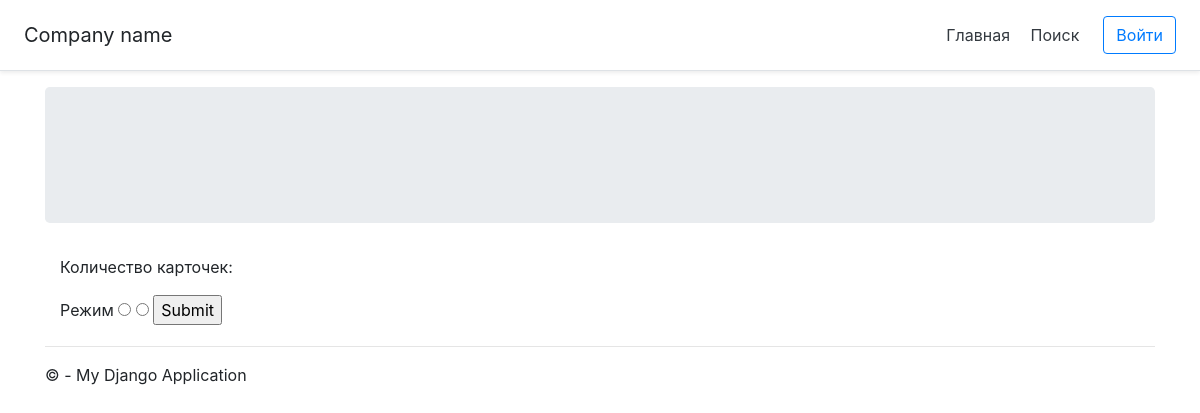
Before: /5/prepare/ with the older database file.
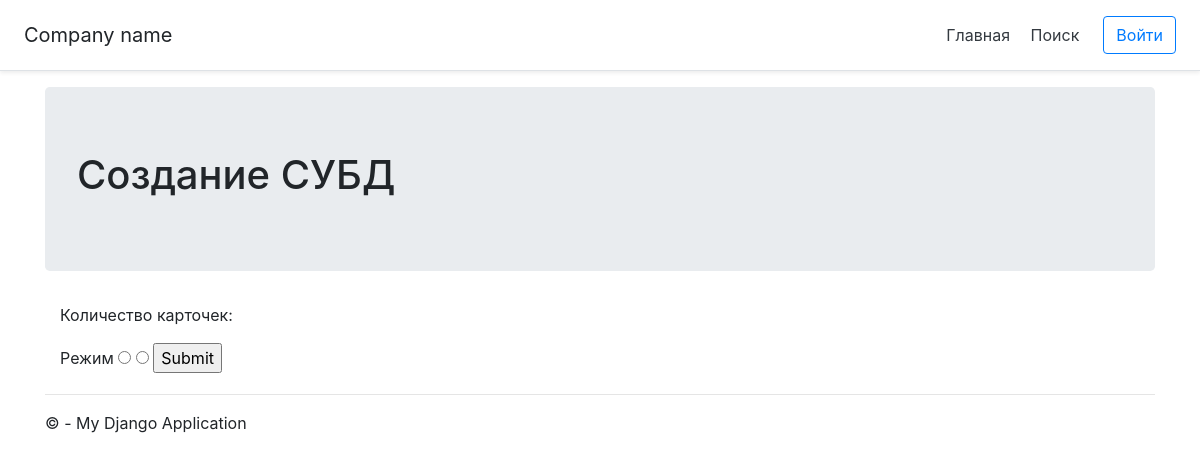
After: the same page with the newer database file.
### app.py (models this page shows, shortened)
class Themes(db.Model):
    id = db.Column(db.Integer, primary_key=True)
    title = db.Column(db.String(80))
    isPublic = db.Column(db.Boolean)
    key = db.Column(db.String(80), nullable=True, unique=True)
    user_id = db.Column(db.Integer, db.ForeignKey('users.id'))

### app.py (the view)
@app.get('/<theme_id>/prepare/')
def theme_view(theme_id):
    theme = Themes.query.filter_by(id=theme_id).first()
    cards = TextCard.query.filter_by(theme_id=theme_id).count()
    info = {
        "question_amount": cards,
        "theme": theme,
        }
    response = make_response(
        render_template(
            "themes/prepare.html",
            info=info,
        )
    )
    response.set_cookie('theme_id', theme_id, 12)
    return response

### templates/themes/prepare.html
{% extends "layout.html" %}
{% block content %}
    <link rel="stylesheet" href="{{ url_for('static', filename='css/style.css') }}">
<div class="jumbotron">
    <h1>{{ info.theme.title }}</h1>
</div>
<div class="container">
    <p>Количество карточек: {{ question_amount }}</p>
    <form method="get" action="{{ url_for('theme_form_view_get', theme_id=info.theme.id, title=info.theme.title) }}">
        <label>Режим</label>
        <input type="radio" name="mode" value="simple" id="simple">
        <input type="radio" name="mode" value="shuffle" id="shuffle">
    <input type="submit" placeholder="Отобразить тему">
    </form>
</div>
{% endblock %}

### templates/layout.html (shortened to what this page needs)
<!DOCTYPE html>
<html>
<head>
    <link rel="stylesheet" href="{{ url_for('static', filename='css/style.css') }}">
    <link rel="stylesheet" href="https://cdn.jsdelivr.net/npm/bootstrap@4.3.1/dist/css/bootstrap.min.css">
</head>
<body>
    <div class="d-flex flex-column flex-md-row align-items-center p-3 px-md-4 mb-3 bg-white border-bottom shadow-sm">
        <h5 class="my-0 mr-md-auto font-weight-normal">Company name</h5>
        <nav class="my-2 my-md-0 mr-md-3">
            <a class="p-2 text-dark" href="{{ url_for('home') }}">Главная</a>
            <a class="p-2 text-dark" href="{{ url_for('search') }}">Поиск</a>
        </nav>
        {% if current_user.is_authenticated %}
        <a class="p-2 text-dark" href="{{ url_for('profile', username=current_user.username) }}">Профиль</a>
        <a class="btn btn-outline-primary" href="{{ url_for('logout') }}">Выйти</a>
        {% else %}
        <a class="btn btn-outline-primary" href="{{ url_for('login') }}">Войти</a>
        {% endif %}
    </div>
    <div class="container body-content">
{% block content %}{% endblock %}
        <hr/>
        <footer>
            <p>&copy; {{ year }} - My Django Application</p>
        </footer>
    </div>
</body>
</html>

### static/css/style.css (style rules this page uses)
* { box-sizing: border-box }

Changed rows visible on the page:
added Themes: theme "Создание СУБД"
